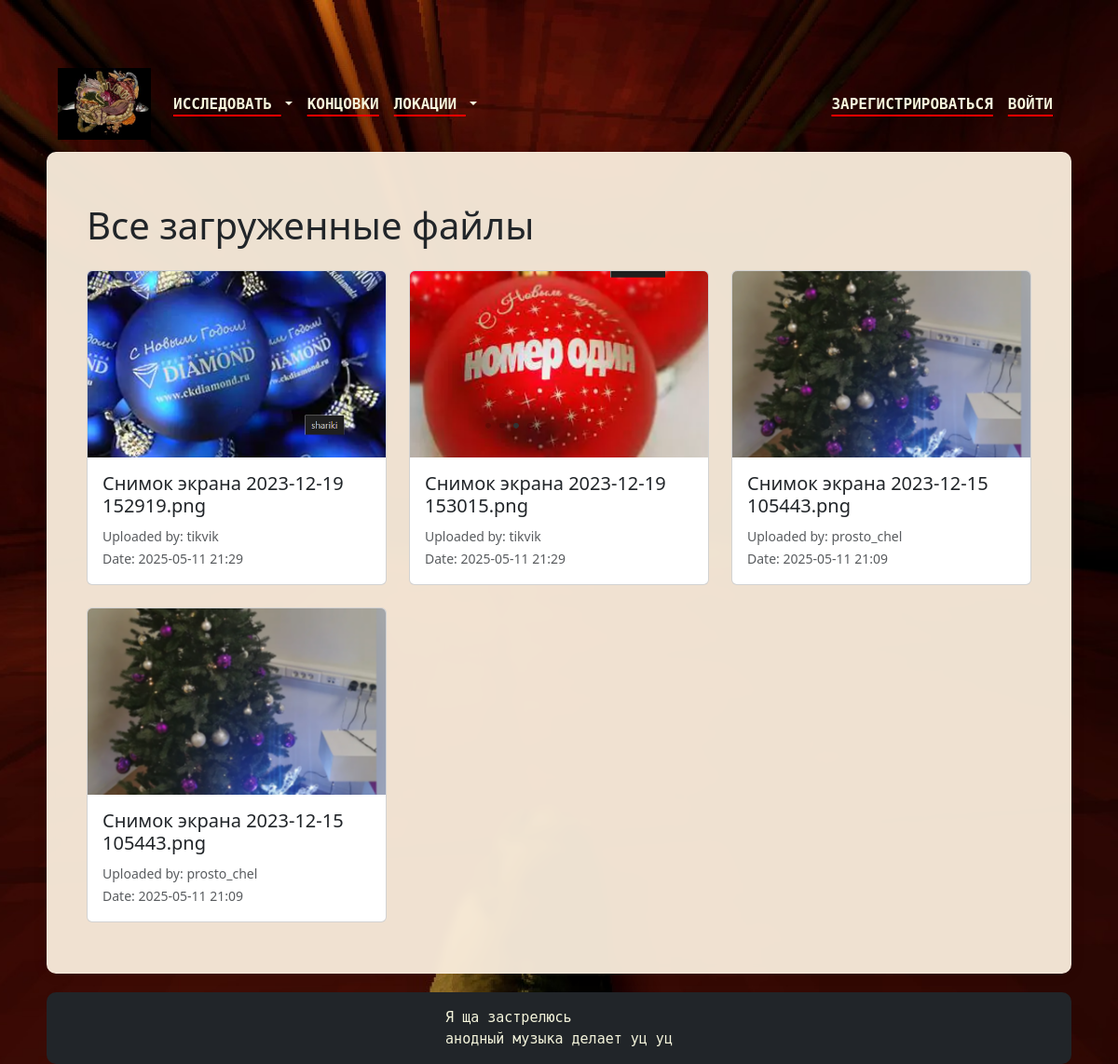
The page /files on the database its author committed.
### data/uploads_model.py (models this page shows, shortened)
class Uploads(SqlAlchemyBase, UserMixin, SerializerMixin):
    __tablename__ = "uploads"
    id = sqlalchemy.Column(sqlalchemy.Integer, primary_key=True, autoincrement=True)
    filename = sqlalchemy.Column(sqlalchemy.String)
    date = sqlalchemy.Column(sqlalchemy.DateTime)
    user_id = sqlalchemy.Column(sqlalchemy.Integer, sqlalchemy.ForeignKey("users.id"))
    user = orm.relationship('User', back_populates='files')

### data/users.py (models this page shows, shortened)
class User(SqlAlchemyBase, UserMixin, SerializerMixin):
    __tablename__ = "users"
    id = sqlalchemy.Column(sqlalchemy.Integer, primary_key=True, autoincrement=True)
    username = sqlalchemy.Column(sqlalchemy.String(60), unique=True)
    email = sqlalchemy.Column(sqlalchemy.String(120),  unique=True, nullable=True)
    image_file = sqlalchemy.Column(sqlalchemy.String(120))
    about = sqlalchemy.Column(sqlalchemy.String(300), nullable=True)
    hashed_password = sqlalchemy.Column(sqlalchemy.String)
    role = sqlalchemy.Column(sqlalchemy.String, default='user')
    created_date = sqlalchemy.Column(sqlalchemy.DateTime, default=datetime.datetime.now)
    edits = orm.relationship("HistoryPage", back_populates='user')
    files = orm.relationship("Uploads", back_populates='user')

### main.py (the view)
@main.route('/files')
def all_files():
    db_sess = db_session.create_session()
    files = db_sess.query(Uploads).order_by(desc(Uploads.date)).all()
    return render_template('all_files.html', files=files)

### data/db_session.py (called while the page is built)
def create_session() -> Session:
    global __factory
    return __factory()

### main.py (called while the page is built)
@app.template_global()
def file_exists(filepath):
    return os.path.exists(filepath)

### templates/all_files.html
{% extends 'base.html' %}
{% block content %}
<div class="container">
    <h1 class="my-4">Все загруженные файлы</h1>
    <div class="row">
        {% for file in files %}
        <div class="col-md-4 mb-4">
            <div class="card">
                {% set file_path = 'static/image/uploads/' + file.filename %}
                {% if file.filename and file_exists(file_path) %}
                    <img src="{{ url_for('static', filename='image/uploads/' + file.filename) }}"
                         class="card-img-top"
                         alt="{{ file.filename }}"
                         style="max-height: 200px; object-fit: cover;">
                {% else %}
                    <div class="card-img-top bg-light d-flex align-items-center justify-content-center"
                         style="height: 200px;">
                        <p class="text-muted">Файл был удален</p>
                    </div>
                {% endif %}
                <div class="card-body">
                    <h5 class="card-title">{{ file.filename }}</h5>
                    <p class="card-text">
                        <small class="text-muted">
                            Uploaded by: {{ file.user.username }}<br>
                            Date: {{ file.date.strftime('%Y-%m-%d %H:%M') }}
                        </small>
                    </p>
                </div>
            </div>
        </div>
        {% endfor %}
    </div>
</div>
{% endblock %}

### static/css/style.css (style rules this page uses)
* { margin: 0; padding: 0; }
html, body { height: 100%; }

### rows shown on the page
Uploads: filename (picture), filename "Снимок экрана 2023-12-19 152919.png", user.username "tikvik", date "2025-05-11 21:29"
Uploads: filename (picture), filename "Снимок экрана 2023-12-19 153015.png", user.username "tikvik", date "2025-05-11 21:29"
Uploads: filename (picture), filename "Снимок экрана 2023-12-15 105443.png", user.username "prosto_chel", date "2025-05-11 21:09"
Uploads: filename (picture), filename "Снимок экрана 2023-12-15 105443.png", user.username "prosto_chel", date "2025-05-11 21:09"
